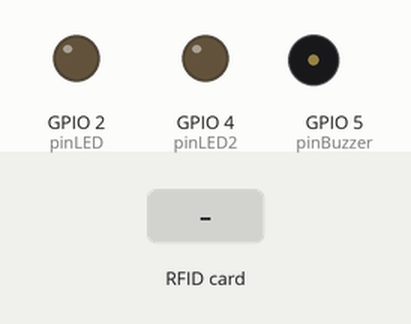
Recording of a sketch running on a simulated ESP32. Shown: output pins drawn as LEDs (lit = HIGH), buzzer (waves = sounding, pin HIGH). The inputs (shaded band) are chosen by the test bench. WiFi joins after 1.5 s; servers stay silent unless stated; uploads are accepted with an empty reply; what the sketch prints to the serial monitor is not drawn.

Above: at 2.7 s.
2.8 s: RFID card 5E 7A 19 C4 held to the reader
At 3.2 s:
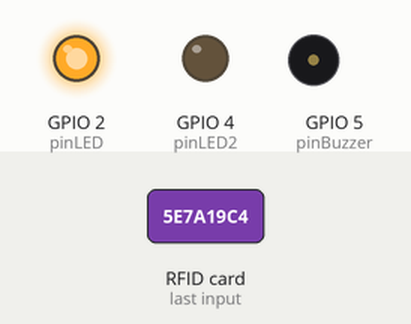
Timing chart, 0 to 5.8 s (numbered marks = the images above; inputs shaded):
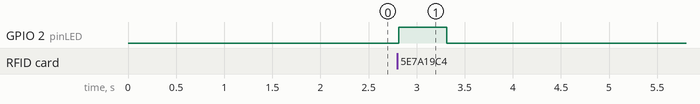

The sketch:

Anti_Thef.ino
```cpp
#include <WiFi.h>
#include <HTTPClient.h>
#include <ArduinoJson.h>
#include <SPI.h>
#include <MFRC522.h>

#define WIFI_SSID "Infinix"
#define WIFI_PASSWORD "helloworld"
const String HTTP_SERVER = "http://192.168.170.234:3000";

#define SS_PIN 21
#define RST_PIN 22
#define pinLED 2
#define pinLED2 4
#define pinBuzzer 5

unsigned long lastReadTime = millis();
const unsigned long MAX_IDLE_TIME = 10000;

MFRC522 rfid(SS_PIN, RST_PIN);

void setup() {
  Serial.begin(115200);

  WiFi.begin(WIFI_SSID, WIFI_PASSWORD);
  Serial.print("Connecting to WiFi\n");
  while (WiFi.status() != WL_CONNECTED) {
    delay(500);
    Serial.print(".");
  }
  Serial.println("\nConnected! IP address: ");
  Serial.println(WiFi.localIP());

  SPI.begin();
  rfid.PCD_Init();
  pinMode(pinLED, OUTPUT);
  pinMode(pinLED2, OUTPUT);
  pinMode(pinBuzzer, OUTPUT);

  digitalWrite(pinLED, LOW);
  digitalWrite(pinLED2, LOW);
  digitalWrite(pinBuzzer, LOW);
}

void loop() {
  String uid = rfidRead();

  if(uid != "" && WiFi.status() == WL_CONNECTED){
    DynamicJsonDocument res = getBookData(uid);
    Serial.println("\nSend HTTP POST Request!");
    Serial.println("Result:");
    if(res.containsKey("error")){
      Serial.println("Error: " + res["error"].as<String>());
    } else {
      Serial.println("Title: " + res["title"].as<String>());
      Serial.println("Status: " + res["status"].as<String>());

      if(res["isAvailable"]){
        digitalWrite(pinBuzzer, HIGH);
        digitalWrite(pinLED2, HIGH);
        delay(5000);
      }
      digitalWrite(pinLED2, LOW);
      digitalWrite(pinBuzzer, LOW);
    }
    Serial.println("---------------------------");
    lastReadTime = millis(); // reset timer
    delay(500);
  }

  if (millis() - lastReadTime > MAX_IDLE_TIME) {
    Serial.println("🛠 Reinitializing RFID...");
    rfid.PCD_Init();  // Soft-reset the reader
    lastReadTime = millis();
  }
}

String rfidRead() {
  if(!rfid.PICC_IsNewCardPresent()) return "";
  if(!rfid.PICC_ReadCardSerial()) return "";

  digitalWrite(pinLED, HIGH);
  String uid = "";
  for(byte i = 0; i < rfid.uid.size; i++){
    uid += String(rfid.uid.uidByte[i] < 0x10 ? "0" : "");
    uid += String(rfid.uid.uidByte[i], HEX);
  }

  delay(500);
  digitalWrite(pinLED, LOW);
  uid.toUpperCase();
  Serial.println("UID: " + uid);

  rfid.PICC_HaltA();
  rfid.PCD_StopCrypto1();

  return uid;
}

DynamicJsonDocument getBookData(String uid){
  StaticJsonDocument<200> req;
  req["uid"] = uid;

  String message;
  serializeJson(req, message);

  HTTPClient http;
  http.begin(HTTP_SERVER + "/get-book");
  http.addHeader("Content-Type", "application/json");
  int httpResponseCode = http.POST(message);

  DynamicJsonDocument res(1024);
  if(httpResponseCode  == 200){
    String payload = http.getString();

    DeserializationError error = deserializeJson(res, payload);
    if(error){
      res["error"] = "Failed to parse JSON!";
    }
  } else if(httpResponseCode > 0){
    res["error"] = "HTTP Error code: " + String(httpResponseCode);
  } else {
    res["error"] = "Request Failed (No Connection)!";
  }

  http.end();
  return res;
}
```

Measured:
- after the input at 2.8 s, GPIO 2 (pinLED): LOW → HIGH at once, → LOW 0.50 s later
